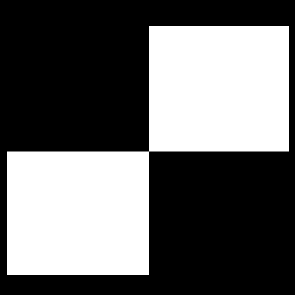
#> input picture dev/stabilisation_trials/damier_large.png, 295 x 295 px
$ python harris_stabilization.py
#> lines starting #> are read from the running program, lines starting #| are printed output that depends on the picture; after the words box and inside, x2 and y2 are one past the last pixel; in counts of white or black regions, pixels touching at a corner belong together
import cv2
import numpy as np
import matplotlib.pyplot as plt

# Reading the image and converting the image to B/W
image = cv2.imread('damier_large.png')
#> image is the input picture: shape (295, 295, 3); min 0, max 255, mean 102.9
gray_image = cv2.cvtColor(image, cv2.COLOR_BGR2GRAY)
gray_image = np.float32(gray_image)

# Applying the function
dst = cv2.cornerHarris(gray_image, blockSize=3, ksize=11, k=.1)
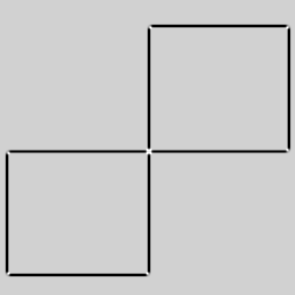
#> dst: shape (295, 295) float32; min -7.08e+16, max 1.54e+16, mean -2.31e+15; drawn with min black and max white

print(dst[np.where(dst!=0.0)])
#> (printed output is left out)

# dilate to mark the corners
dst = cv2.dilate(dst, None)
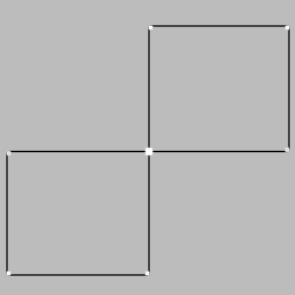
#> dst: shape (295, 295) float32; min -4.36e+16, max 1.54e+16, mean -7.1e+14; drawn with min black and max white
image[dst > 0.01 * dst.max()] = [0, 255, 0]
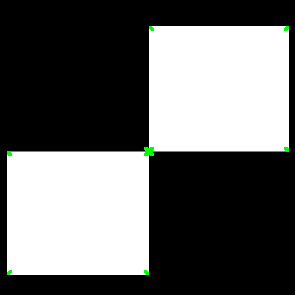
#> image: shape (295, 295, 3); 0.23% of pixels changed, all inside (x1, y1, x2, y2) = (7, 26, 289, 275)

plt.imshow(image)
plt.show()

scene = cv2.imread('first_frame.png')
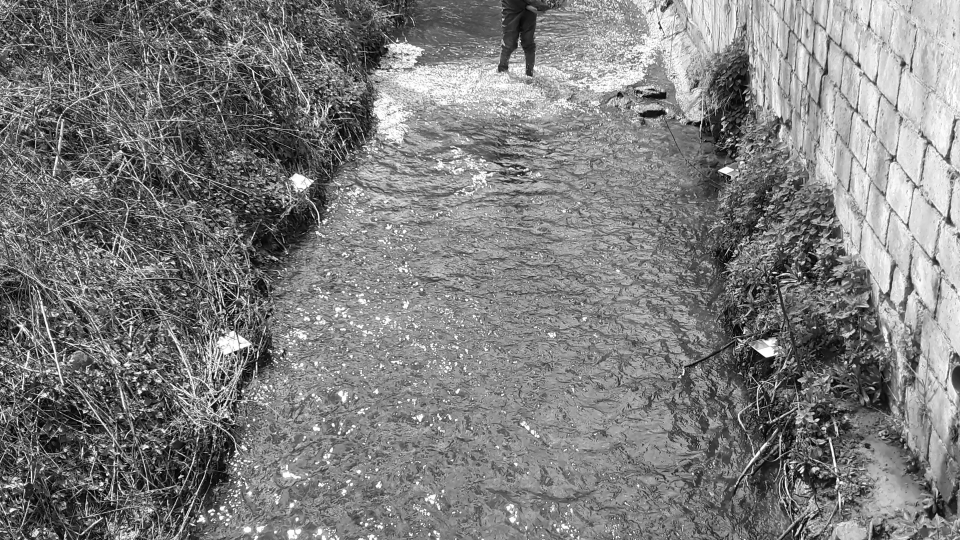
#> input picture dev/stabilisation_trials/first_frame.png, 1920 x 1080 px (shown at 1/2 size)
#> scene is the input picture: shape (1080, 1920, 3); min 0, max 255, mean 125.9
gray_scene = cv2.cvtColor(scene, cv2.COLOR_BGR2GRAY)
gray_scene = np.float32(gray_scene)

width = 1920
height = 1080
top_left_x = int (2*width/3) + 40
top_left_y = int (height/3)
bottom_right_x = int (4*width/5) + 40
bottom_right_y = int (height/4)
scene = scene[bottom_right_y:top_left_y , top_left_x:bottom_right_x]
#> scene: shape (90, 256, 3)
gray_scene = gray_scene[bottom_right_y:top_left_y , top_left_x:bottom_right_x]
#> gray_scene: shape (90, 256) float32


dst_sc = cv2.cornerHarris(gray_scene, blockSize=2, ksize=11, k=0.1)
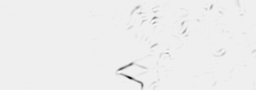
#> dst_sc: shape (90, 256) float32; min -4.38e+16, max 2.8e+15, mean -2.67e+14; drawn with min black and max white

# dilate to mark the corners
dst_sc = cv2.dilate(dst_sc, None)
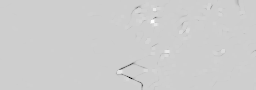
#> dst_sc: shape (90, 256) float32; min -1.2e+16, max 2.8e+15, mean -5.63e+12; drawn with min black and max white
scene[dst_sc > 0.01 * dst_sc.max()] = [0, 255, 0]
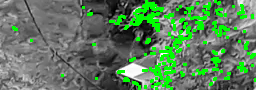
#> scene: shape (90, 256, 3); mean B, G, R 93.4, 124.6, 93.4

plt.imshow(scene)
plt.show()

#cv2.cornerHarris() param ---
#    img - Input image. It should be grayscale and float32 type.
#    blockSize - It is the size of neighbourhood considered for corner detection
#    ksize - Aperture parameter of the Sobel derivative used.
#    k - Harris detector free parameter in the equation.
